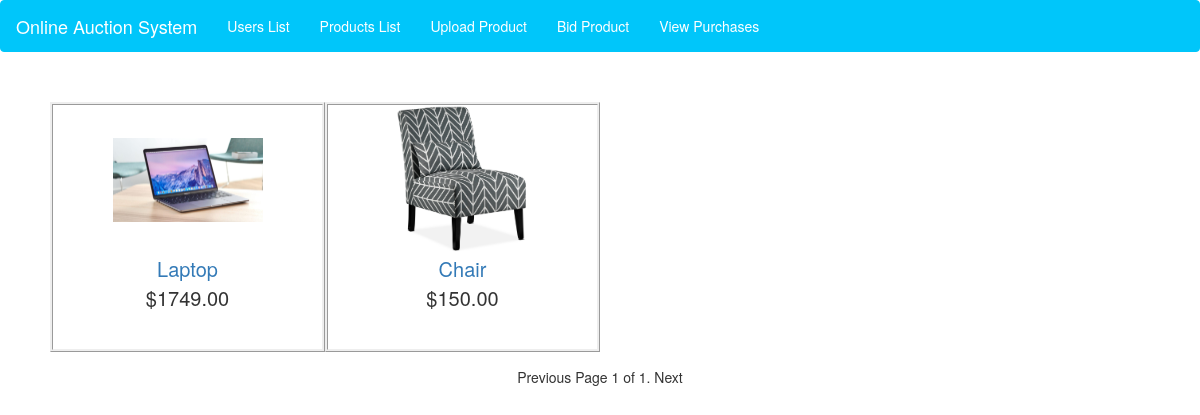
The app's page /home/productslist/, older data.
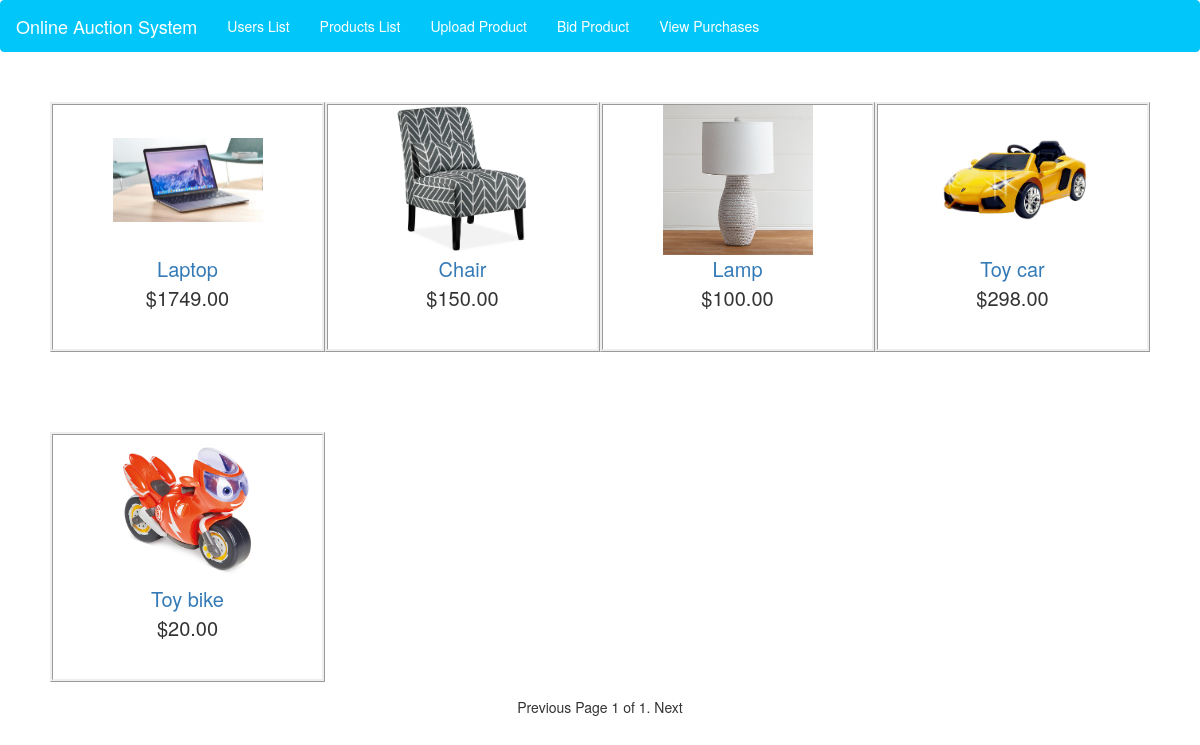
The same page, newer data.
### products/models.py (models this page shows)
class Product(models.Model):
	productid = models.AutoField(primary_key=True, auto_created= True)
	userid = models.IntegerField(blank = True, null =True)
	winnerid = models.IntegerField(blank = True, null =True)
	productname = models.CharField(max_length=100)
	category = models.CharField(max_length=100)
	description = models.TextField()
	price = models.DecimalField(decimal_places=2,max_digits=7)
	quantity = models.IntegerField()
	image = models.ImageField(blank = True, null =True, upload_to='static/images/')
	endtime = models.DateTimeField(blank = True, null =True)
	highestbid = models.DecimalField(decimal_places=2,max_digits=7, null=True)
	highestbid_userid = models.IntegerField(blank = True, null =True)

### pages/views.py (the view)
# urls.py: path('home/productslist/', products_list_view, name='products-list-view'),
def products_list_view(request, *args, **kwargs):
	all_products = Product.objects.all()
	print('pg no ',request.GET.get('page'))
	if request.GET.get('page') == None:
		page_number = 1
	else:
		page_number = request.GET.get('page')
	if request.GET.get('productid') != None:
		product_id = request.GET.get('productid')
		print('productid',product_id)
		return HttpResponseRedirect(reverse('product-view',kwargs={"productid": product_id}))
	paginator = Paginator(all_products, 8) # 8 items per page
	products = paginator.page(page_number)
	return render(request, 'viewlistings.html', {'products': products})

### templates/viewlistings.html
{% extends 'home.html' %}
{% block content %}
		<div class="row" align="center" style="margin-top: 50px; margin-left: 50px; margin-right: 50px;">
			{% for instance in products %}
				<div class="col-md-3" style="border-style: ridge; height: 250px;">
				<div style="width: 150px;height: 150px"><img src="/{{instance.image}}" style="width: 150px;height: 150px;object-fit: contain;" ></div>
				<p style="font-size: 20px;">
					<a href="?productid={{instance.productid}}">{{instance.productname}}</a><br/>
					${{instance.price}}<br/>
				</p>
				</div>
		        {% if forloop.counter|divisibleby:4 and not forloop.last %}
		        </div><div class="row" align="center" style="margin-top: 80px; margin-left: 50px; margin-right: 50px;">
		        {% endif %}
			{% endfor %}
		</div>
		<div align="center" style="margin-top: 15px;">
	    	{% if products.has_previous %}
	    	<a href="?page={{products.previous_page_number}}">Previous</a> {% else %}
	    	<span>Previous</span> {% endif %}
	    	<span>
	    	Page {{products.number}} of {{products.paginator.num_pages}}.
	    	</span> {% if products.has_next %}
	    	<a href="?page={{products.next_page_number}}">Next</a> {% else %}
	    	<span>Next</span> {% endif %}
		</div>
{% endblock %}

### templates/home.html (shortened to what this page needs)
<!doctype html>
<html>
	<head>
		<link rel="stylesheet" href="https://maxcdn.bootstrapcdn.com/bootstrap/3.4.1/css/bootstrap.min.css">
		{% load static %}
		<link href="{% static 'css/main.css' %}" rel="stylesheet">
	</head>
	<body>
		<nav class="navbar navbar-default">
		  <div class="container-fluid">
		    <div class="navbar-header">
		      <a class="navbar-brand" href="#">Online Auction System</a>
		    </div>
		    <ul class="nav navbar-nav">
		    	<li><a href="#">Users List</a></li>
		    	<li><a href="{% url 'products-list-view' %}">Products List</a></li>
		      	<li><a href="{% url 'upload-product-view' %}">Upload Product</a></li>
		      	<li><a href="#">Bid Product</a></li>
		      	<li><a href="#">View Purchases</a></li>
		    </ul>
		  </div>
		</nav>
		<p>
		{% block content%}{% endblock %}
		</p>
	</body>
</html>

### static/css/main.css (style rules this page uses)
html { height:100%; }
.navbar-default { background-color: #00C6FA ; border-color: #00C6FA; }
.navbar-default a { color: white !important; }

Row changes from the older to the newer data that the page shows:
added Product: image (picture), productname "Lamp", price "100.00"
added Product: image (picture), productname "Toy car", price "298.00"
added Product: image (picture), productname "Toy bike", price "20.00"
